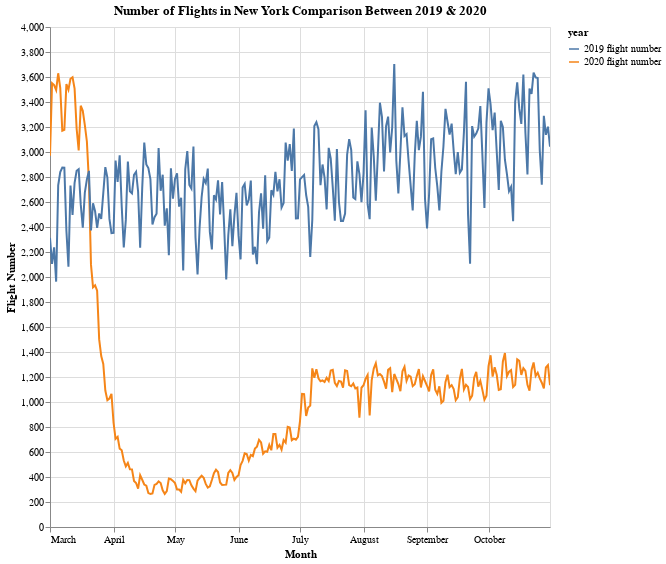

The notebook cell saved with this chart:
### Code cell
flight_count_long_form = flight_count.melt('date', var_name='year', value_name='count')
flight_chart = alt.Chart(flight_count_long_form, title="Number of Flights in New York Comparison Between 2019 & 2020").mark_line().encode(
    x=alt.X("date:T"),
    y="count:Q",
    color='year:N',
    tooltip=list(flight_count_long_form.columns)
).properties(
    width=500,
    height=500
).interactive()

flight_chart.encoding.x.title = "Month"
flight_chart.encoding.y.title = "Flight Number"
flight_chart

### Figure 1 — Vega-Lite specification as saved in the notebook (floating-point values rounded to 4 significant figures; data arrays with more than 128 entries replaced by an {"elided": "..."} marker saying what was removed)
{"config": {"view": {"continuousWidth": 400, "continuousHeight": 300}}, "data": {"name": "data-252822a2ac7fd73d744beaa47234a355"}, "mark": "line", "encoding": {"color": {"type": "nominal", "field": "year"}, "tooltip": [{"type": "nominal", "field": "date"}, {"type": "nominal", "field": "year"}, {"type": "quantitative", "field": "count"}], "x": {"type": "temporal", "field": "date", "title": "Month"}, "y": {"type": "quantitative", "field": "count", "title": "Flight Number"}}, "height": 500, "selection": {"selector002": {"type": "interval", "bind": "scales", "encodings": ["x", "y"]}}, "title": "Number of Flights in New York Comparison Between 2019 & 2020", "width": 500, "$schema": "https://vega.github.io/schema/vega-lite/v4.8.1.json", "datasets": {"data-252822a2ac7fd73d744beaa47234a355": {"elided": "490 records"}}}
